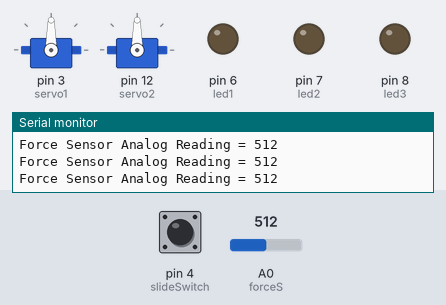
Recording of a sketch running on a simulated Arduino Uno, built with avr-gcc and run on an emulated ATmega328P. On the bench: 2 × servo, output pins drawn as LEDs (lit = HIGH), the last lines printed to the serial monitor. Dashed ring = blinking. Inputs (shaded band) come from the test bench; at power-on: pin 4 (slideSwitch) LOW, A0 (forceS) = 512.

Above: at 1.2 s.
1.3 s: pin 4 (slideSwitch) pulled HIGH for 0.15 s
At 2.8 s:
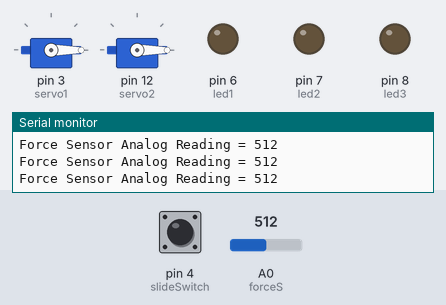
3.8 s: A0 (forceS) set to 109
6.8 s: A0 (forceS) set to 94
9.8 s: pin 4 (slideSwitch) pulled HIGH for 1 s
At 10.2 s:
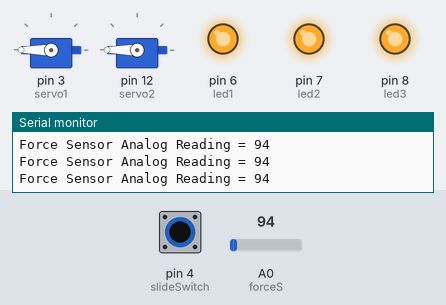
13.8 s: pin 4 (slideSwitch) pulled HIGH for 3.2 s
At 14.7 s:
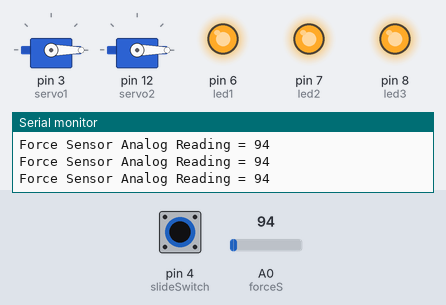
18.5 s: pin 4 (slideSwitch) pulsed HIGH 5 times (0.12 s each, 0.3 s apart)
At 18.9 s:
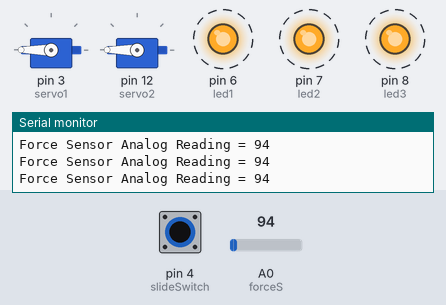
Timing chart, 0 to 22.3 s (numbered marks = the images above; inputs shaded):
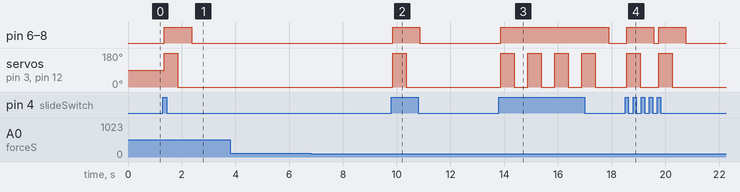

The sketch:

intro_midterm.ino
```cpp
#include <Servo.h>
Servo myservo1;  // create two servo objects
Servo myservo2;

#include "pitches.h" // reference pitches.h file for melody

const int slideSwitch = 4; // slideswitch to 4
const int servo1 = 3; // servo 1 to 3
const int servo2 = 12; // servo 2 to 12
const int buzzer = 11; //  buzzer to 11
const int led1 = 6; // leds to 6-8
const int led2 = 7;
const int led3 = 8;
const int forceS = A0; // force resistive sensor to A0
byte tunePlayed; // boolean variable used to make the melody play only once when the bag closes

//short happy melody

int happymelody[] = {
  NOTE_G4, NOTE_G4, NOTE_F4, NOTE_A4, NOTE_G4, NOTE_B4, NOTE_A4, NOTE_G4,
  NOTE_F4, NOTE_D4, NOTE_C4
};

int happynoteDurations[] = {
  4, 4, 8, 8, 4, 8, 8, 8, 8, 4, 2
};

void setup() {
  Serial.begin(9600);
  pinMode(slideSwitch, INPUT);
  pinMode(forceS, INPUT);
  pinMode(led1, OUTPUT);
  pinMode(led2, OUTPUT);
  pinMode(led3, OUTPUT);
  pinMode(buzzer, OUTPUT);
  myservo1.attach(servo1);
  myservo2.attach(servo2);
}

void loop() {

  int switchState = digitalRead(slideSwitch);
  int fsrReading = analogRead(forceS);

  //print the detected values for FSR
  Serial.print("Force Sensor Analog Reading = ");
  Serial.println(fsrReading);
  delay(5);

  // if the slide switch is on...
  if (switchState == 1) {

    //LEDs light up
    digitalWrite(led1, HIGH);
    digitalWrite(led2, HIGH);
    digitalWrite(led3, HIGH);

    //servos rotate 180 degrees back and forth
    myservo1.write(180);
    myservo2.write(180);
    delay(500);
    myservo1.write(0);
    myservo2.write(0);
    delay(500);

    // if the fsrReading is greater than 600 (bag is closed) & the melody has not yet played...
    if (!tunePlayed & fsrReading >= 600) { // 600 was chosen based on the fsrReading values
      for (int thisNote = 0; thisNote < 11; thisNote++) {

        // mark that the melody has played
        tunePlayed = true;

        // sing the short happy melody
        //note: I increased the duration from 1sec to 1.5sec so that the melody is a bit slower
        int happynoteDuration = 1500 / happynoteDurations[thisNote];
        tone(buzzer, happymelody[thisNote], happynoteDuration);

        // to distinguish the notes, set a minimum time between them.
        int pauseBetweenNotes = happynoteDuration * 1.30;
        delay(pauseBetweenNotes);

        // stop the tone playing:
        noTone(buzzer);
      }
    }

    // if the fsrReading is less than 600...
    else if (fsrReading < 600) {

      // mark that the melody has not played yet
      tunePlayed = false;

      // tone does not play
      noTone(buzzer);
    }

  }

  // if the slide switch is off...
  else {
    //turn of all LEDs and the buzzer
    digitalWrite(led1, LOW);
    digitalWrite(led2, LOW);
    digitalWrite(led3, LOW);
    noTone(buzzer);
  }

}

//REFERENCE
// https://www.fiverr.com/peter_s_price/harmonise-a-simple-short-melody for the short happy melody
// https://forum.arduino.cc/index.php?topic=240006.0 to make the melody play only once after the
//condition is satisfied
// example code "toneMelody" for making the bag sing
// example code servo "sweep" for making the eyes/servos rotate
```

pitches.h
```cpp
/*************************************************
 * Public Constants
 *************************************************/

#define NOTE_B0  31
#define NOTE_C1  33
#define NOTE_CS1 35
#define NOTE_D1  37
#define NOTE_DS1 39
#define NOTE_E1  41
#define NOTE_F1  44
#define NOTE_FS1 46
#define NOTE_G1  49
#define NOTE_GS1 52
#define NOTE_A1  55
#define NOTE_AS1 58
#define NOTE_B1  62
#define NOTE_C2  65
#define NOTE_CS2 69
#define NOTE_D2  73
#define NOTE_DS2 78
#define NOTE_E2  82
#define NOTE_F2  87
#define NOTE_FS2 93
#define NOTE_G2  98
#define NOTE_GS2 104
#define NOTE_A2  110
#define NOTE_AS2 117
#define NOTE_B2  123
#define NOTE_C3  131
#define NOTE_CS3 139
#define NOTE_D3  147
#define NOTE_DS3 156
#define NOTE_E3  165
#define NOTE_F3  175
#define NOTE_FS3 185
#define NOTE_G3  196
#define NOTE_GS3 208
#define NOTE_A3  220
#define NOTE_AS3 233
#define NOTE_B3  247
#define NOTE_C4  262
#define NOTE_CS4 277
#define NOTE_D4  294
#define NOTE_DS4 311
#define NOTE_E4  330
#define NOTE_F4  349
#define NOTE_FS4 370
#define NOTE_G4  392
#define NOTE_GS4 415
#define NOTE_A4  440
#define NOTE_AS4 466
#define NOTE_B4  494
#define NOTE_C5  523
#define NOTE_CS5 554
#define NOTE_D5  587
#define NOTE_DS5 622
#define NOTE_E5  659
#define NOTE_F5  698
#define NOTE_FS5 740
#define NOTE_G5  784
#define NOTE_GS5 831
#define NOTE_A5  880
#define NOTE_AS5 932
#define NOTE_B5  988
#define NOTE_C6  1047
#define NOTE_CS6 1109
#define NOTE_D6  1175
#define NOTE_DS6 1245
#define NOTE_E6  1319
#define NOTE_F6  1397
#define NOTE_FS6 1480
#define NOTE_G6  1568
#define NOTE_GS6 1661
#define NOTE_A6  1760
#define NOTE_AS6 1865
#define NOTE_B6  1976
#define NOTE_C7  2093
#define NOTE_CS7 2217
#define NOTE_D7  2349
#define NOTE_DS7 2489
#define NOTE_E7  2637
#define NOTE_F7  2794
#define NOTE_FS7 2960
#define NOTE_G7  3136
#define NOTE_GS7 3322
#define NOTE_A7  3520
#define NOTE_AS7 3729
#define NOTE_B7  3951
#define NOTE_C8  4186
#define NOTE_CS8 4435
#define NOTE_D8  4699
#define NOTE_DS8 4978
```

Measured:
- after the input at 1.3 s, pin 6 (led1), pin 7 (led2), pin 8 (led3): LOW → HIGH after 0.06 s, → LOW 1.0 s later; servo on pin 3 (servo1), servo on pin 12 (servo2): 90° → 180° after 0.06 s, → 0° 0.50 s later
- after the input at 9.8 s, pin 6 (led1), pin 7 (led2), pin 8 (led3): LOW → HIGH after 0.05 s, → LOW 1.0 s later; servo on pin 3 (servo1), servo on pin 12 (servo2): 0° → 180° after 0.05 s, → 0° 0.50 s later
- after the input at 13.8 s, pin 6 (led1), pin 7 (led2), pin 8 (led3): LOW → HIGH after 0.06 s, → LOW 4.0 s later; servo on pin 3 (servo1), servo on pin 12 (servo2): alternates 180° for 0.50 s and 0° for 0.51 s, 8 changes in all, then stays 0°, starting after 0.06 s
- after the input at 18.5 s, pin 6 (led1), pin 7 (led2), pin 8 (led3): alternates HIGH for 1.0 s and LOW for 0.18 s, 4 changes in all, then stays LOW, starting after 0.06 s; servo on pin 3 (servo1), servo on pin 12 (servo2): alternates 180° for 0.50 s and 0° for 0.69 s, 4 changes in all, then stays 0°, starting after 0.06 s
